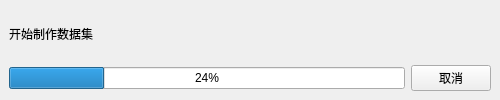
<?xml version="1.0" encoding="UTF-8"?>
<ui version="4.0">
 <class>TFRecordProcess</class>
 <widget class="QMainWindow" name="TFRecordProcess">
  <property name="geometry">
   <rect>
    <x>0</x>
    <y>0</y>
    <width>500</width>
    <height>100</height>
   </rect>
  </property>
  <property name="windowTitle">
   <string>制作数据集进度</string>
  </property>
  <widget class="QWidget" name="centralwidget">
   <layout class="QVBoxLayout" name="verticalLayout">
    <item>
     <widget class="QLabel" name="label">
      <property name="text">
       <string>开始制作数据集</string>
      </property>
     </widget>
    </item>
    <item>
     <layout class="QHBoxLayout" name="horizontalLayout">
      <item>
       <widget class="QProgressBar" name="progressBar">
        <property name="value">
         <number>24</number>
        </property>
       </widget>
      </item>
      <item>
       <widget class="QPushButton" name="pushButton">
        <property name="text">
         <string>取消</string>
        </property>
       </widget>
      </item>
     </layout>
    </item>
   </layout>
  </widget>
 </widget>
 <resources/>
 <connections/>
</ui>
